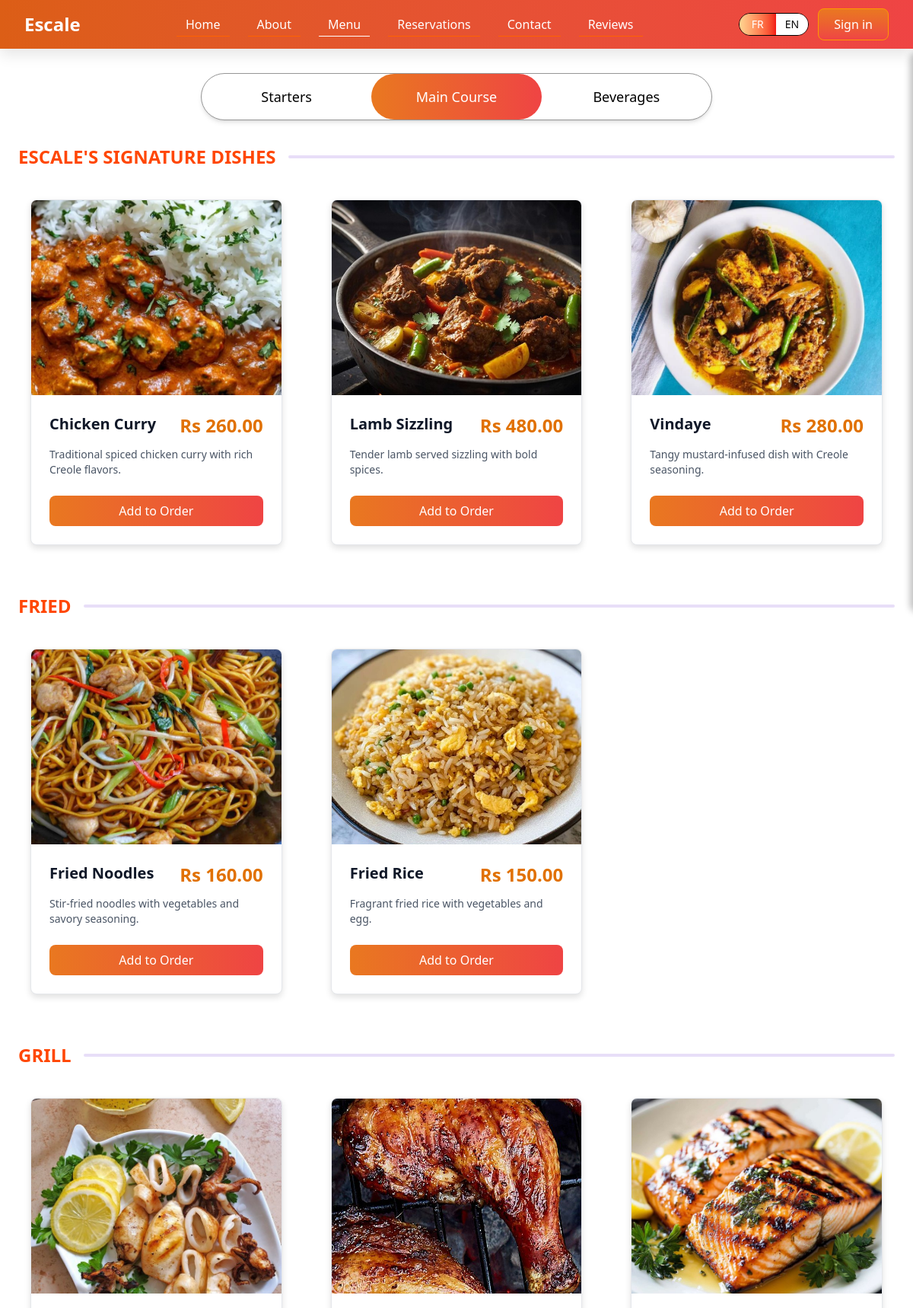
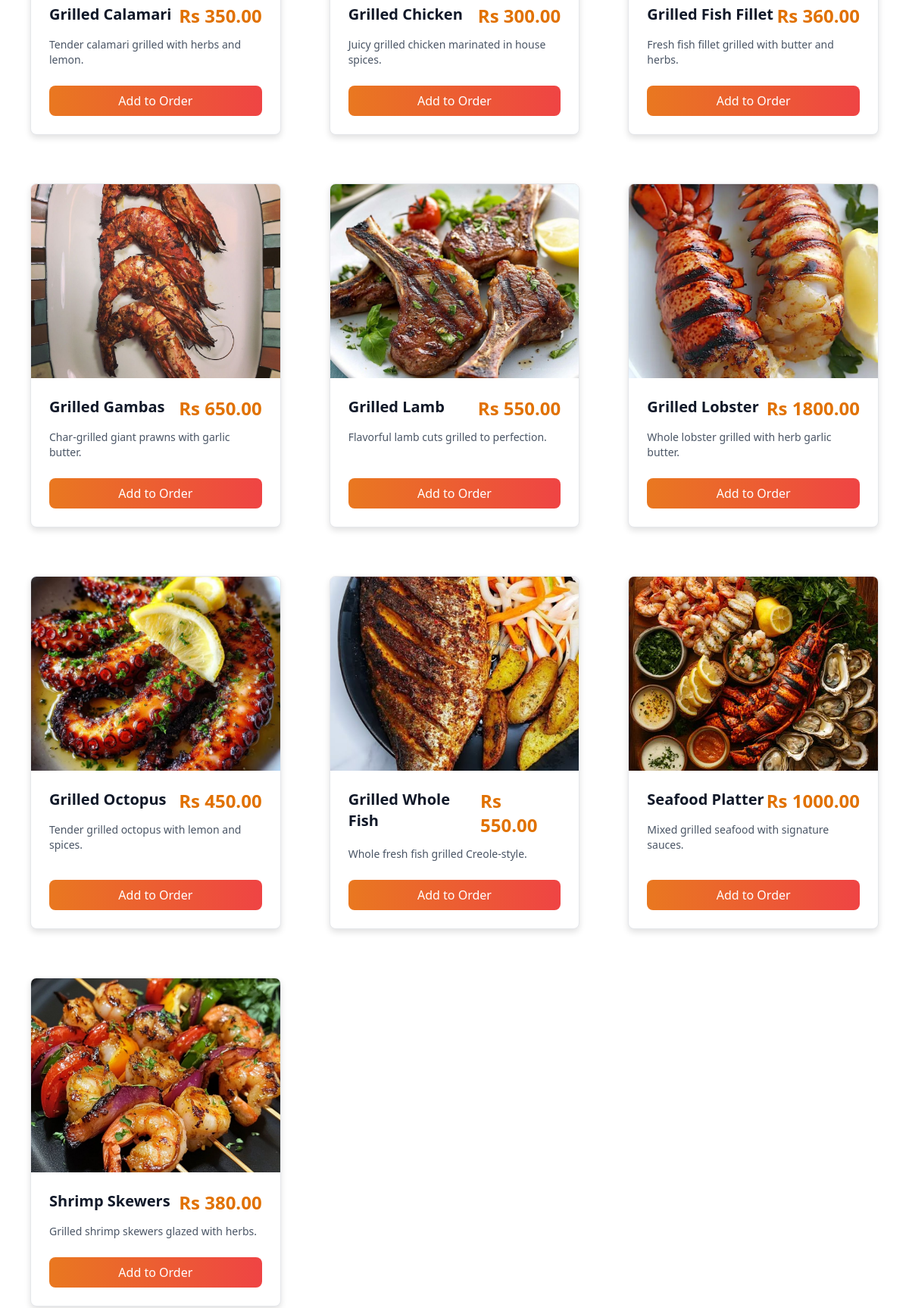
The page /menu/main-course/ (upper part) on the database its author committed (2 pictures, top to bottom).
### apps/menu/models.py (models this page shows, shortened)
class MenuSubCategory(models.Model):
    subcategory = models.CharField(max_length=100)
    category_id = models.ForeignKey(MenuCategory, on_delete=models.CASCADE)

class MenuItem(models.Model):
    item_id = models.AutoField(primary_key=True)
    name = models.CharField(max_length=100)
    desc = models.TextField(max_length=300)
    price = models.DecimalField(max_digits=10, decimal_places=2, validators=[MinValueValidator(Decimal("0.00"))])
    menu_img = models.ImageField(upload_to="menu_images/", max_length=300)  # ← UPDATED
    is_available = models.BooleanField()
    subcategory_id = models.ForeignKey(MenuSubCategory, on_delete=models.CASCADE)

### apps/menu/views.py (the view)
# urls.py: path("main-course/", views.menu_main_course, name="menu_main_course"),
def menu_main_course(request):
    sections = _build_sections("Main Course")
    return render(request, "menu_main_course.html", {"sections": sections, "active": "main_course"})

### apps/menu/views.py (called while the page is built)
def _build_sections(category_name):
    category = get_object_or_404(MenuCategory, category=category_name)
    sections = {}
    for sub in category.menusubcategory_set.all():
        items = sub.menuitem_set.filter(is_available=True)
        if items.exists():
            sections[sub.subcategory.upper()] = items
    return sections

### apps/menu/templates/menu_main_course.html (shortened to what this page needs)
{% extends "base.html" %}
{% load static %}
{% block content %}
<div class="w-full bg-white min-h-screen">
  <div class="max-w-7xl mx-auto px-6 py-8">
    <div class="flex justify-center items-center w-full max-w-2xl mx-auto mb-8">
      <div class="flex w-full rounded-full bg-white border border-[#969696] overflow-hidden shadow-md">
        <a href="{% url 'menu:menu_starters' %}" class="flex-1 flex justify-center items-center px-8 py-4 hover:bg-gray-50 rounded-full">
          <p class="text-lg font-medium text-black">Starters</p>
        </a>
        <a href="{% url 'menu:menu_main_course' %}" class="flex-1 flex justify-center items-center px-8 py-4 bg-gradient-to-r from-[#ff8e47] to-[#ff4747] rounded-full"
        style="background: linear-gradient(to right, #e97820, #ef4444) !important;"
        >
          <p class="text-lg font-medium text-white">Main Course</p>
        </a>
        <a href="{% url 'menu:menu_beverages' %}" class="flex-1 flex justify-center items-center px-8 py-4 hover:bg-gray-50 rounded-full">
          <p class="text-lg font-medium text-black">Beverages</p>
        </a>
      </div>
    </div>
    {% for section_title, items in sections.items %}
      <div class="mb-12">
        <div class="flex items-center gap-4 mb-6">
          <h2 class="text-2xl font-semibold text-[#ff4704]">{{ section_title }}</h2>
          <div class="flex-1 h-1 bg-[#E8DEF8] rounded"></div>
        </div>
        <div class="grid grid-cols-1 md:grid-cols-2 lg:grid-cols-3 gap-8">
          {% for item in items %}
            <div class="p-4">
              <div class="flex flex-col h-full bg-white rounded-lg overflow-hidden border border-gray-200 shadow-[0_4px_8px_rgba(0,0,0,0.12)] hover:shadow-[0_6px_16px_rgba(0,0,0,0.18)] hover:border-gray-300 transition-all duration-300 menu-card">
                {% if item.menu_img %}
                  <img src="{{ item.menu_img.url }}" alt="{{ item.name }}" class="w-full h-64 object-cover" />
                {% endif %}
                <div class="p-6 flex-1 flex flex-col">
                  <div class="flex justify-between items-start mb-3">
                    <p class="text-xl font-bold text-gray-900 menu-name">{{ item.name }}</p>
                    <p class="text-2xl font-bold text-amber-600 menu-price">Rs {{ item.price }}</p>
                  </div>
                  <p class="text-sm text-gray-600 mb-4 flex-1">{{ item.desc }}</p>
                    <button
                      class="order-now-btn mt-2"
                      data-item-id="{{ item.pk }}"
                      data-item-name="{{ item.name }}"
                      data-item-price="{{ item.price }}"
                      style="width: 100%; padding: 8px 16px; border-radius: 8px; border: none; color: #fff;
                            font-size: 16px; font-weight: 500; cursor: pointer;
                            background: linear-gradient(to right, #e97820, #ef4444);">
                      Add to Order
                  </button>
                </div>
              </div>
            </div>
          {% endfor %}
        </div>
      </div>
    {% endfor %}
  </div>
</div>
{% endblock %}

### theme/templates/base.html (shortened to what this page needs)
<!DOCTYPE html>
<html lang="en">
<head>
    {% load static %}
    <link href="{% static 'css/dist/styles.css' %}" rel="stylesheet">
</head>
<body class="font-sans text-gray-800" style="--nav-h: 64px;">
    <nav class="w-full fixed z-50 bg-gradient-to-r from-[#DC5E16] to-[#EF4444] shadow-none"
        style="height:var(--nav-h); box-shadow: 0 8px 18px rgba(0,0,0,0.10);">
        <div class="w-full px-8"
            style="height:var(--nav-h); display:flex; align-items:center; justify-content:space-between;">
            <a href="{% url 'core:home' %}" class="text-2xl font-bold text-white">
                Escale
            </a>
            <ul class="hidden md:flex space-x-6 font-medium text-white mx-auto">
                <li>
                    <a href="{% url 'core:home' %}"
                        class="px-3 py-1 border-b {% if request.resolver_match.url_name == 'home' %}border-white{% else %}border-[#FF6200]{% endif %} hover:text-yellow-200">
                        Home
                    </a>
                </li>
                <li>
                    <a href="{% url 'core:about' %}"
                        class="px-3 py-1 border-b {% if request.resolver_match.url_name == 'about' %}border-white{% else %}border-[#FF6200]{% endif %} hover:text-yellow-200">
                        About
                    </a>
                </li>
                <li>
                    <a href="{% url 'menu:menu_starters' %}"
                        class="px-3 py-1 border-b {% if request.resolver_match.namespace == 'menu' %}border-white{% else %}border-[#FF6200]{% endif %} hover:text-yellow-200">
                        Menu
                    </a>
                </li>
                <li>
                    <a href="{% url 'reservations:reservations' %}"
                        class="px-3 py-1 border-b {% if request.resolver_match.url_name == 'reservations' %}border-white{% else %}border-[#FF6200]{% endif %} hover:text-yellow-200">
                        Reservations
                    </a>
                </li>
                <li>
                    <a href="{% url 'core:contact' %}"
                        class="px-3 py-1 border-b {% if request.resolver_match.url_name == 'contact' %}border-white{% else %}border-[#FF6200]{% endif %} hover:text-yellow-200">
                        Contact
                    </a>
                </li>
                <li>
                    <a href="{% url 'review:review' %}"
                        class="px-3 py-1 border-b {% if request.resolver_match.namespace == 'review' %}border-white{% else %}border-[#FF6200]{% endif %} hover:text-yellow-200">
                        Reviews
                    </a>
                </li>
            </ul>
            <div class="flex items-center space-x-3">
                <div class="flex items-center rounded-full border border-black overflow-hidden text-sm font-medium">
                    <a href="?lang=fr" class="px-4 py-1 transition
                    {% if request.LANGUAGE_CODE == 'fr' %}
                        bg-gradient-to-r from-[#FFD692] to-[#F31414] text-white
                    {% else %}
                        bg-gradient-to-r from-[#FFD692] to-[#F31414] text-white
                    {% endif %}">
                        FR
                    </a>
                    <a href="?lang=en" class="px-3 py-1 transition
                    {% if request.LANGUAGE_CODE == 'en' %}
                        bg-gradient-to-r from-[#FFD692] to-[#F31414] text-white
                    {% else %}
                        bg-white text-black
                    {% endif %}">
                        EN
                    </a>
                </div>
                {% if user.is_authenticated %}
                <div class="flex items-center space-x-4">
                    <span class="text-white text-sm font-medium">
                        Hi, {{ user.first_name|default:user.username }}
                    </span>
                    {% if user.is_superuser %}
                    <a href="{% url 'admin-overview' %}"
                        class="px-4 py-2 rounded-lg text-white font-medium border border-white/30 bg-white/10 hover:bg-white/20 transition text-sm">
                        Dashboard
                    </a>
                    {% elif user.is_staff %}
                    <a href="{% url 'staff_overview' %}"
                        class="px-4 py-2 rounded-lg text-white font-medium border border-white/30 bg-white/10 hover:bg-white/20 transition text-sm">
                        Staff Panel
                    </a>
                    {% else %}
                    <a href="{% url 'overview' %}"
                        class="px-4 py-2 rounded-lg text-white font-medium border border-white/30 bg-white/10 hover:bg-white/20 transition text-sm">
                        My Account
                    </a>
                    {% endif %}
                    <a href="{% url 'login_registration:logout' %}"
                        class="px-5 py-2 rounded-lg text-white font-medium border border-amber-500
                bg-gradient-to-b from-[#E97820] via-[#EC6030] to-[#EF4444] hover:opacity-90 transition"">
                        Logout
                    </a>
                </div>
                {% else %}
                <a href="{% url 'login_registration:login' %}" class="px-5 py-2 rounded-lg text-white font-medium border border-amber-500
                bg-gradient-to-b from-[#E97820] via-[#EC6030] to-[#EF4444] hover:opacity-90 transition">
                    Sign in
                </a>
                {% endif %}
            </div>
        </div>
    </nav>
    <main style="padding-top:var(--nav-h);">
        {% block content %}{% endblock %}
    </main>
</body>
</body>
</html>

### rows shown on the page
MenuSubCategory: subcategory "ESCALE'S SIGNATURE DISHES"
MenuItem: menu_img (picture), name "Chicken Curry", price "260.00", desc "Traditional spiced chicken curry with rich Creole flavors."
MenuItem: menu_img (picture), name "Lamb Sizzling", price "480.00", desc "Tender lamb served sizzling with bold spices."
MenuItem: menu_img (picture), name "Vindaye", price "280.00", desc "Tangy mustard-infused dish with Creole seasoning."
MenuSubCategory: subcategory "FRIED"
MenuItem: menu_img (picture), name "Fried Noodles", price "160.00", desc "Stir-fried noodles with vegetables and savory seasoning."
MenuItem: menu_img (picture), name "Fried Rice", price "150.00", desc "Fragrant fried rice with vegetables and egg."
MenuSubCategory: subcategory "GRILL"
MenuItem: menu_img (picture), name "Grilled Calamari", price "350.00", desc "Tender calamari grilled with herbs and lemon."
MenuItem: menu_img (picture), name "Grilled Chicken", price "300.00", desc "Juicy grilled chicken marinated in house spices."
MenuItem: menu_img (picture), name "Grilled Fish Fillet", price "360.00", desc "Fresh fish fillet grilled with butter and herbs."
MenuItem: menu_img (picture), name "Grilled Gambas", price "650.00", desc "Char-grilled giant prawns with garlic butter."
MenuItem: menu_img (picture), name "Grilled Lamb", price "550.00", desc "Flavorful lamb cuts grilled to perfection."
MenuItem: menu_img (picture), name "Grilled Lobster", price "1800.00", desc "Whole lobster grilled with herb garlic butter."
MenuItem: menu_img (picture), name "Grilled Octopus", price "450.00", desc "Tender grilled octopus with lemon and spices."
MenuItem: menu_img (picture), name "Grilled Whole Fish", price "550.00", desc "Whole fresh fish grilled Creole-style."
MenuItem: menu_img (picture), name "Seafood Platter", price "1000.00", desc "Mixed grilled seafood with signature sauces."
MenuItem: menu_img (picture), name "Shrimp Skewers", price "380.00", desc "Grilled shrimp skewers glazed with herbs."
